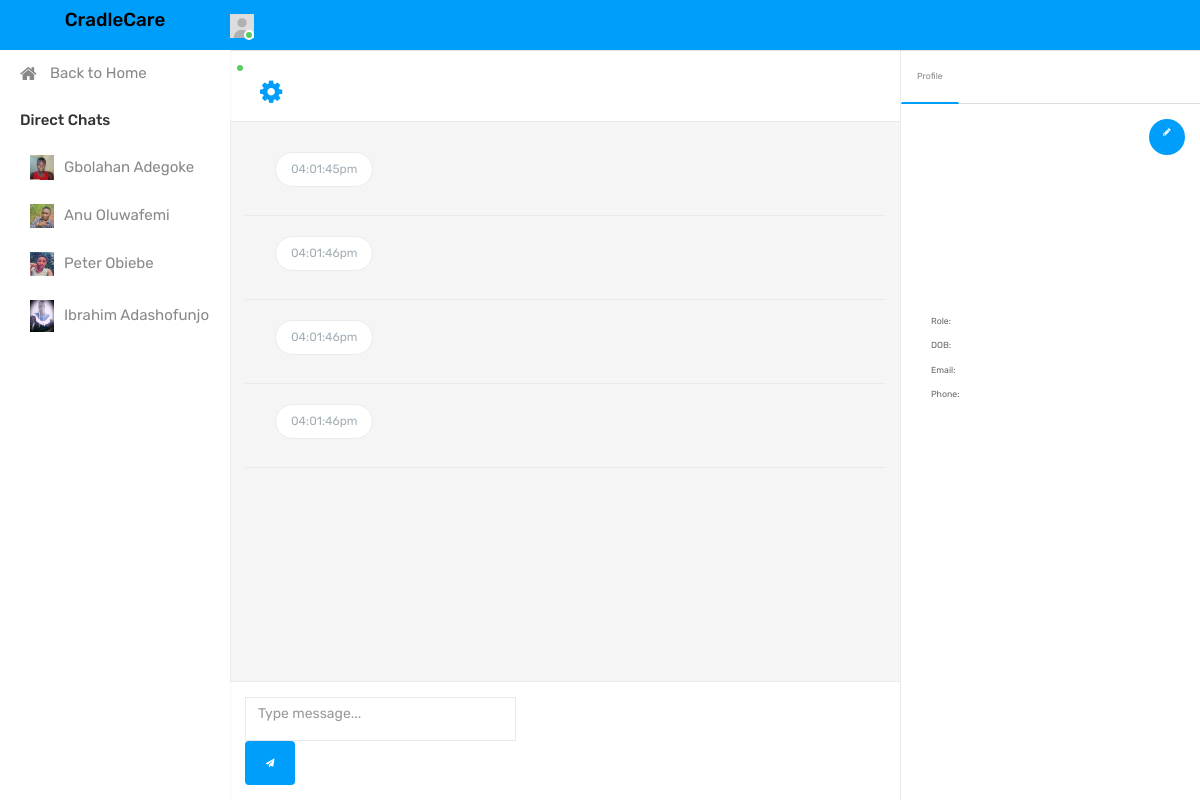
The app's page /chat.php with its own data.
### tables this page shows
CREATE TABLE `staff` (
  `id` int(11) NOT NULL,
  `firstname` varchar(100) NOT NULL,
  `lastname` varchar(100) NOT NULL,
  `staff_id` varchar(100) NOT NULL,
  `email` varchar(100) NOT NULL,
  `password` varchar(50) NOT NULL,
  `usertype_id` int(3) NOT NULL,
  `job_role` varchar(100) NOT NULL,
  `dob` varchar(50) NOT NULL,
  `gender` varchar(10) NOT NULL,
  `address` text NOT NULL,
  `city` varchar(100) NOT NULL,
  `state` varchar(100) NOT NULL,
  `phone` varchar(20) NOT NULL,
  `passport` varchar(250) NOT NULL,
  `short_bio` text NOT NULL,
  `status` varchar(100) NOT NULL,
  `salary` varchar(20) NOT NULL,
  `date_created` varchar(50) NOT NULL,
  `join_date` varchar(100) NOT NULL,
  `date_updated` varchar(50) NOT NULL
);

CREATE TABLE `group_chat` (
  `message_id` int(11) NOT NULL,
  `from_user_id` varchar(100) NOT NULL,
  `to_userid` text NOT NULL,
  `sender_name` varchar(250) NOT NULL,
  `group_id` varchar(100) NOT NULL,
  `chat_in` text NOT NULL,
  `chat_out` text NOT NULL,
  `chat_time` varchar(100) NOT NULL,
  `chat_date` varchar(100) NOT NULL
);

### chat.php (the view, shortened to what this page needs)
<?php
include('connection.php');
$id = $_SESSION['id'];
if(isset($_GET['id']))
{
	$to_id = $_GET['id'];
	$from_id = $_GET['id'];
	$image = $_GET['image'];
	$from_name = $_GET['name'];
}
else
{
	$from_id = "";
}
$sql2 = "SELECT * FROM group_chat WHERE (to_userid = '$staff_id' AND from_user_id = '$from_id') || (from_user_id = '$staff_id' AND to_userid = '$from_id') ";
$run2 = mysqli_query($connect,$sql2);
$rowss = mysqli_fetch_all($run2, MYSQLI_ASSOC);
$sql1 = "SELECT * FROM staff ";
$run1 = mysqli_query($connect,$sql1);
$rows = mysqli_fetch_all($run1, MYSQLI_ASSOC);
?>
<!DOCTYPE html>
<html lang="en">
<head>
    <link rel="stylesheet" type="text/css" href="assets/css/bootstrap.min.css">
    <link rel="stylesheet" type="text/css" href="assets/css/font-awesome.min.css">
    <link rel="stylesheet" type="text/css" href="assets/css/style.css">
</head>
<body>
    <div class="main-wrapper">
        <div class="header">
            <div class="header-left">
             				<a href="index.php" class="logo">
				<h2 style="color:black">CradleCare</h2>
				</a>
            </div>
            <ul class="nav user-menu float-right">
                <li class="nav-item dropdown has-arrow">
                    <a href="#" class="dropdown-toggle nav-link user-link" data-toggle="dropdown">
                        <span class="user-img"><img class="rounded-circle" src="assets/img/user.jpg" width="40" alt="Admin">
							<span class="status online"></span></span>
                    </a>
                </li>
            </ul>
        </div>
        <div class="sidebar" id="sidebar">
            <div class="sidebar-inner slimscroll">
                <div class="sidebar-menu">
                    <ul>
                        <li>
                            <a href="index.php"><i class="fa fa-home back-icon"></i> <span>Back to Home</span></a>
                        <li class="menu-title">Direct Chats <a href="#" class="add-user-icon" data-toggle="modal" data-target="#add_chat_user"></a></li>
                         <?php foreach($rows as $show):?>
						<li>
                            <a href="chat.php?id=<?php echo $show['staff_id']?>&name=<?php echo $show['firstname']." ".$show['lastname']?>&image=<?php echo $show['passport'] ?>"><span class="chat-avatar-sm user-img"><img src="<?php echo 'assets/passport/' .$show['passport'] ?>" alt="" class="rounded-circle"></span> <?php echo $show['firstname']." ".$show['lastname'] ?></a>
                        </li>
						<?php endforeach ?>
                    </ul>
                </div>
            </div>
        </div>
        <div class="page-wrapper">
            <div class="chat-main-row">
                <div class="chat-main-wrapper">
                    <div class="col-lg-9 message-view chat-view">
                        <div class="chat-window">
                            <div class="fixed-header">
                                <div class="navbar">
                                    <div class="user-details mr-auto">
                                        <div class="float-left user-img m-r-10">
                                            <a href="profile.html" title="Jennifer Robinson"><img src="<?php echo 'assets/passport/' .$image ?>" alt="" class="w-40 rounded-circle"><span class="status online"></span></a>
                                        </div>
                                    </div>
                                    <ul class="nav custom-menu">
                                        <li class="nav-item dropdown dropdown-action">
                                            <a href="#" class="nav-link dropdown-toggle" data-toggle="dropdown" aria-expanded="false"><i class="fa fa-cog"></i></a>
                                        </li>
                                    </ul>
                                </div>
                            </div>
                            <div class="chat-contents" id = "get_chat">
                                <div class="chat-content-wrap">
                                    <div class="chat-wrap-inner">
                                        <div class="chat-box">
                                            <div class="chats">
											<?php foreach($rowss as $chat_m): ?>
                                                <div class="chat chat-left">
                                                    <div class="chat-body">
                                                        <div class="chat-bubble">
                                                            <div class="chat-content">
																<span class="chat-time"><?php echo $chat_m['chat_time']?></span>
                                                            </div>
                                                        </div>
                                                    </div>
                                                </div>
												<div class="chat-line">
                                                </div>
												<?php endforeach;?>
                                            </div>
                                        </div>
                                    </div>
                                </div>
                            </div>
                            <div class="chat-footer">
                                <div class="message-bar">
                                    <div class="message-inner">
                                        <div class="message-area">
                                            <div class="input-group">
                                                <textarea class="form-control" placeholder="Type message..." id = "the_message"></textarea>
                                                <span class="input-group-append">
													<button class="btn btn-primary" type="button" onclick = "SendMessage()"><i class="fa fa-send"></i></button>
												</span>
                                            </div>
                                        </div>
                                    </div>
                                </div>
                            </div>
                        </div>
                    </div>
                    <div class="col-lg-3 message-view chat-profile-view chat-sidebar" id="chat_sidebar">
                        <div class="chat-window video-window">
                            <div class="fixed-header">
                                <ul class="nav nav-tabs nav-tabs-bottom">
                                    <li class="nav-item"><a class="nav-link active" href="#profile_tab" data-toggle="tab">Profile</a></li>
                                </ul>
                            </div>
                            <div class="tab-content chat-contents">
                                <div class="content-full tab-pane show active" id="profile_tab">
                                    <div class="display-table">
                                        <div class="table-row">
                                            <div class="table-body">
                                                <div class="table-content">
                                                    <div class="chat-profile-img">
                                                        <div class="edit-profile-img">
                                                        </div>
                                                        <a href="edit-employee.php?id=<?php echo $id ?>" class="btn btn-primary edit-btn"><i class="fa fa-pencil"></i></a>
                                                    </div>
                                                    <div class="chat-profile-info">
                                                        <ul class="user-det-list">
                                                            <li>
                                                                <span>Role:</span>
                                                            </li>
                                                            <li>
                                                                <span>DOB:</span>
                                                            </li>
                                                            <li>
                                                                <span>Email:</span>
                                                            </li>
                                                            <li>
                                                                <span>Phone:</span>
                                                            </li>
                                                        </ul>
                                                    </div>
                                                </div>
                                            </div>
                                        </div>
                                    </div>
                                </div>
                            </div>
                        </div>
                    </div>
                </div>
            </div>
        </div>
    </div>
</body>
</html>

### records on screen
staff: passport (picture), firstname "Gbolahan", lastname "Adegoke"
staff: passport (picture), firstname "Anu", lastname "Oluwafemi"
staff: shows a picture, firstname "Peter", lastname "Obiebe"
staff: shows a picture, firstname "Ibrahim", lastname "Adashofunjo"
group_chat: chat_time "04:01:45pm"
group_chat: chat_time "04:01:46pm"
group_chat: chat_time "04:01:46pm"
group_chat: chat_time "04:01:46pm"
